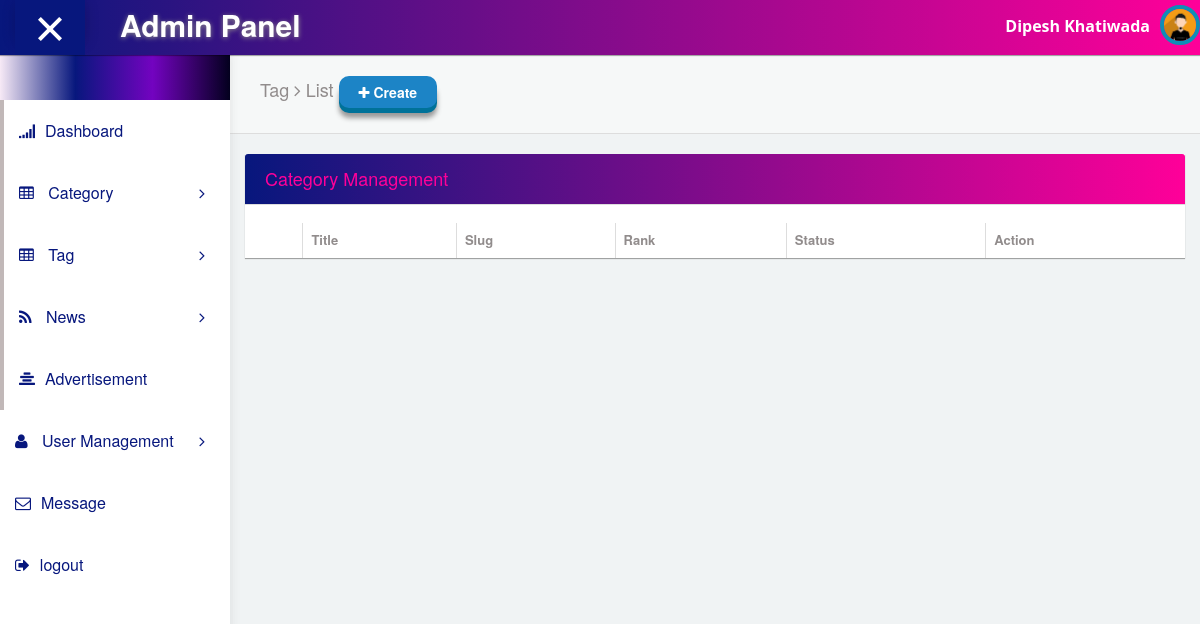
The page /backend/tag/ (signed in) on the database as committed earlier.
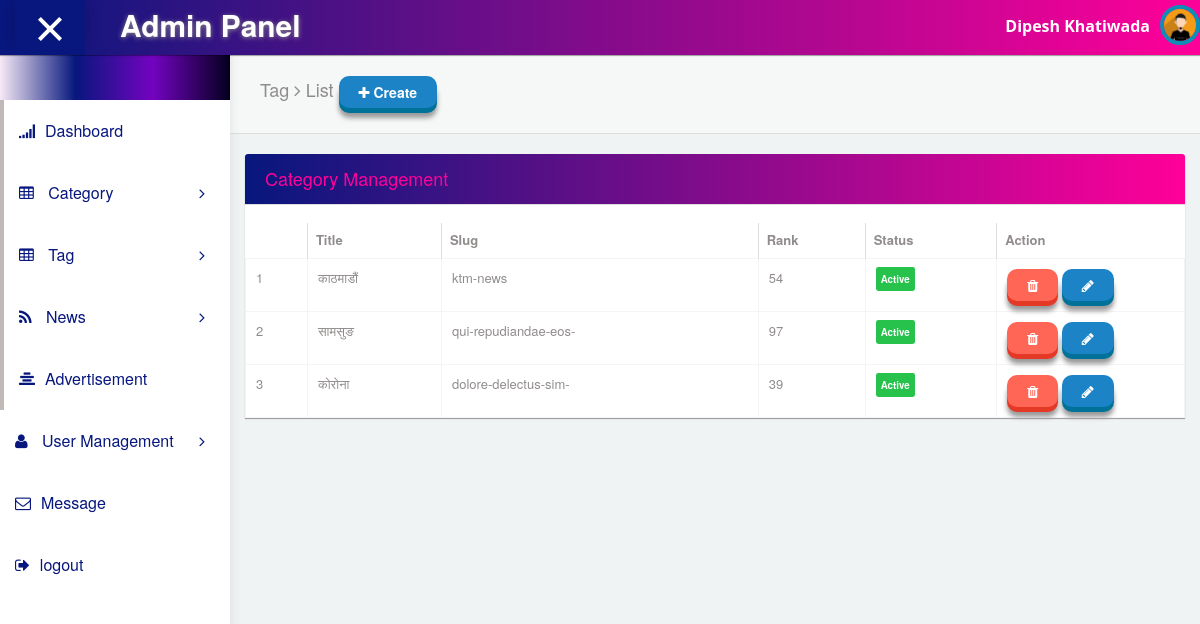
The same page on the database as committed later.
### newspost/models.py (models this page shows, shortened)
class Tag(models.Model):
    title = models.CharField(max_length=100, unique=True, validators=[customLengthValidator, atValidator, ])
    slug = models.SlugField(max_length=100, unique=True,  validators=[customLengthValidator, atValidator, ])
    rank = models.IntegerField(default=1)
    status = models.BooleanField(default=True)

### newspost/views.py (the view)
# urls.py: path('tag/',views.list_tag,name='tag'),
@login_required(login_url='signin')
def list_tag(request):
    data = Tag.objects.all()[::-1]
    context = {
        'tags': data
    }
    return render(request, 'backend/tag/list.html', context)

### templates/backend/tag/list.html (shortened to what this page needs)
{% extends "backend/base.html" %}
{% block content %}
<div id="content">
        <div class="panel box-shadow-none content-header">
          <div class="panel-body">
            <div class="col-md-12">
                <h4 class="animated fadeInLeft">
                    Tag <span class="fa-angle-right fa"></span> List
                    <a href="{% url 'create_tag' %}" class="btn btn-3d btn-primary"><span class="fa fa-plus"></span> Create</a>
                </h4>
            </div>
          </div>
        </div>
        <div class="form-element">
          <div class="col-md-12 padding-0">
            <div class="col-md-12">
              <div class="panel form-element-padding">
                <div class="panel-heading">
                 <h4>Category Management</h4>
                </div>
                <br/>
                    <table class="table table-bordered" id="list_table">
                        <thead>
                          <tr>
                            <th></th>
                            <th>Title</th>
                            <th>Slug</th>
                            <th>Rank</th>
                            <th>Status</th>
                            <th>Action</th>
                          </tr>
                        </thead>
                        <tbody>
                          {%for tag in tags %}
                          <tr>
                            <td>{{ forloop.counter }}</td>
                            <td>{{tag.title}}</td>
                            <td>{{tag.slug}}</td>
                            <td>{{tag.rank}}</td>
                            <td>
                              {%if tag.status == 1 %}
                              <span class="label label-success">Active</span>
                              {% else %}
                              <span class="label label-warning">De Active</span>
                              {% endif %}
                            </td>
                            <td width="20%">
                              <a href="" class="btn btn-3d btn-danger" data-toggle="modal" data-target="#myModal_{{tag.id}}"><i class="fa fa-trash"></i></a>
                              <a href="{% url 'edit_tag'  tag.id %}" class="btn btn-3d btn-primary"><i class="fa fa-pencil"></i></a>
                            </td>
                          </tr>
                          {% endfor %}
                        </tbody>
                       </table>
              </div>
            </div>
          </div>
      </div>
    </div>
{% endblock %}

Rows that differ between the two databases and show on the page:
added Tag: title "काठमाडौं", slug "ktm-news", rank "54", status "Active"
added Tag: title "सामसुङ", slug "qui-repudiandae-eos-", rank "97", status "Active"
added Tag: title "कोरोना", slug "dolore-delectus-sim-", rank "39", status "Active"
